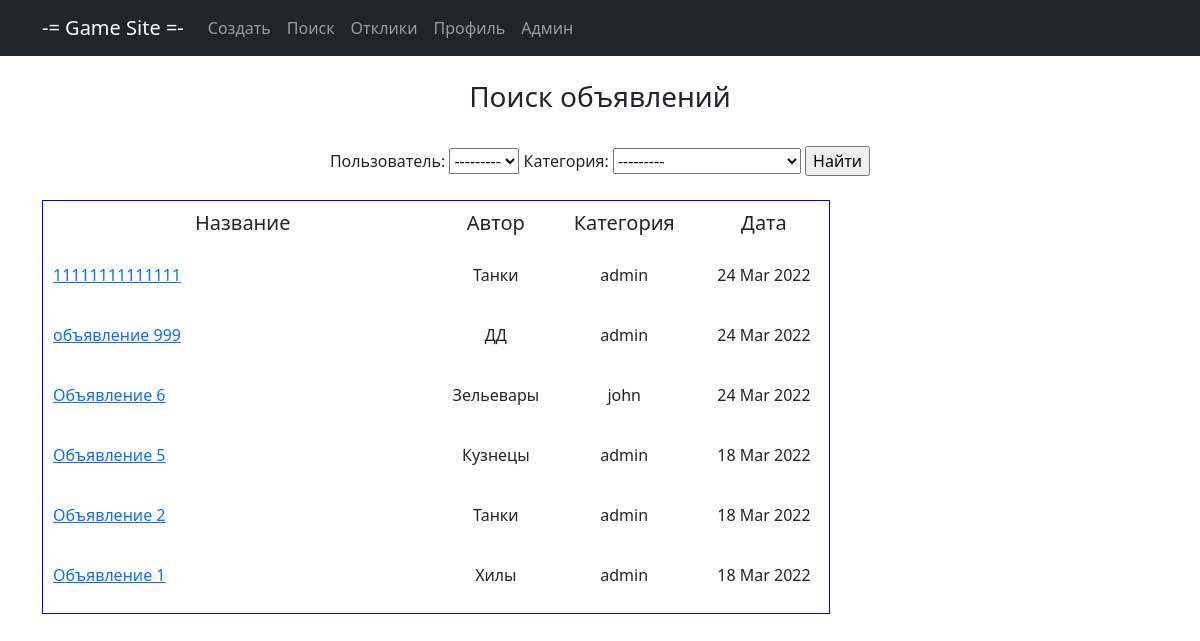
The app's page /search/, older data.
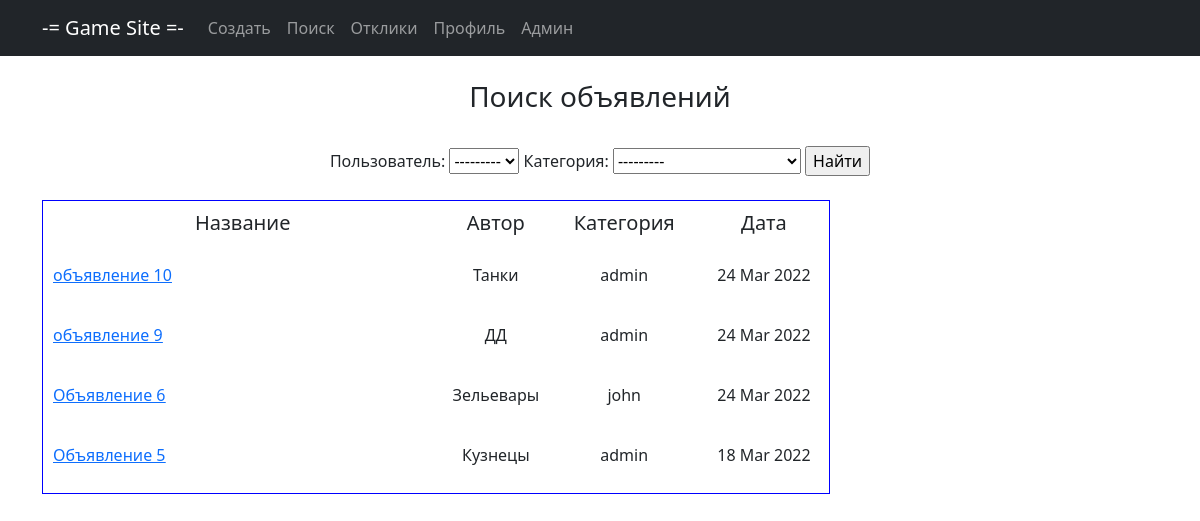
The same page, newer data.
### main/models.py (models this page shows, shortened)
class Note(models.Model):
    title = models.CharField(max_length=128, verbose_name='Название')
    content = RichTextUploadingField(verbose_name='Контент')
    datetime = models.DateTimeField(auto_now_add=True, verbose_name='Дата создания')
    user = models.ForeignKey(User, blank=True, null=True, on_delete=models.CASCADE, verbose_name='Пользователь')
    category = models.ForeignKey(Category, on_delete=models.CASCADE, verbose_name='Категория')

class Category(models.Model):
    name = models.CharField(max_length=64, unique=True, verbose_name='Название')
    def __str__(self):
        return f'{self.name}'

### main/views.py (the view)
# urls.py: path('search/', NoteSearch.as_view(), name='search'),
class NoteSearch(ListView):
    model = Note
    template_name = 'note_search.html'
    context_object_name = 'note'
    ordering = ['-datetime']
    def get_context_data(self, **kwargs):
        context = super().get_context_data(**kwargs)
        context['filter'] = NoteFilter(self.request.GET, queryset=self.get_queryset())
        return context

### templates/note_search.html (shortened to what this page needs)
{% extends 'static/default.html' %}
{% block content %}
<br><h3>Поиск объявлений</h3>
<br><form method="GET">
    {{ filter.form }}
    <input type="submit" value="Найти">
</form><br>
<table cellspacing="5" cellpadding="10" border="1"
       style=" border-spacing : 10px; border-color : blue; border-style: solid;" bgcolor="FFFFFF">
    <tr>
        <td width="400">
            <h5>Название</h5>
        </td>
        <td width="100">
            <h5>Автор</h5>
        </td>
        <td width="150">
            <h5>Категория</h5>
        </td>
        <td width="130">
            <h5>Дата</h5>
        </td>
    </tr>
    {% for note in filter.qs %}
    <tr>
        <td>
            <p align="left"><a href="{% url 'detail' note.id %}"><u>{{ note.title | truncatechars:60 }}</u></a></p>
        </td>
        <td>
            <p align="center">{{ note.category }}</p>
        </td>
        <td>
            <p align="center">{{ note.user }}</p>
        </td>
        <td>
            <p align="center">{{ note.datetime | date:"d M Y" }}</p>
        </td>
    </tr>
    {% endfor %}
</table>
<br>
{% endblock content %}

### templates/static/default.html (shortened to what this page needs)
<!DOCTYPE html>
<html lang="en">
{% load static %}
<head>
    <link href="{% static 'styles.css' %}" rel="stylesheet"/>
</head>
<body>
<nav class="navbar navbar-expand-lg navbar-dark bg-dark static-top">
    <div class="container">
        <a class="navbar-brand" href="{% url 'main' %}">-= Game Site =-</a>
        <div class="collapse navbar-collapse" id="navbarResponsive">
            <ul class="navbar-nav ml-auto">
                <li class="nav-item">
                    <a class="nav-link" href="{% url 'create' %}">Создать</a>
                </li>
                <li class="nav-item">
                    <a class="nav-link" href="{% url 'search' %}">Поиск</a>
                </li>
                <li class="nav-item">
                    <a class="nav-link" href="{% url 'response' %}">Отклики</a>
                </li>
                <li class="nav-item">
                    <a class="nav-link" href="{% url 'profile' %}">Профиль</a>
                </li>
                <li class="nav-item">
                    <a class="nav-link" href="http://127.0.0.1:8000/admin">Админ</a>
                </li>
            </ul>
        </div>
    </div>
</nav>
<div class="container">
    <div class="row">
        <div class="col-lg-12 text-center">
            {% block content %} {{ flatpage.content }} {% endblock content %}
        </div>
    </div>
</div>
</body>
</html>

Row changes from the older to the newer data that the page shows:
removed Note: title "Объявление 2", category "Танки", user "admin", datetime "18 Mar 2022"
removed Note: title "Объявление 1", category "Хилы", user "admin", datetime "18 Mar 2022"
changed Note "Танки": title "11111111111111" → "объявление 10"
changed Note "ДД": title "объявление 999" → "объявление 9"
